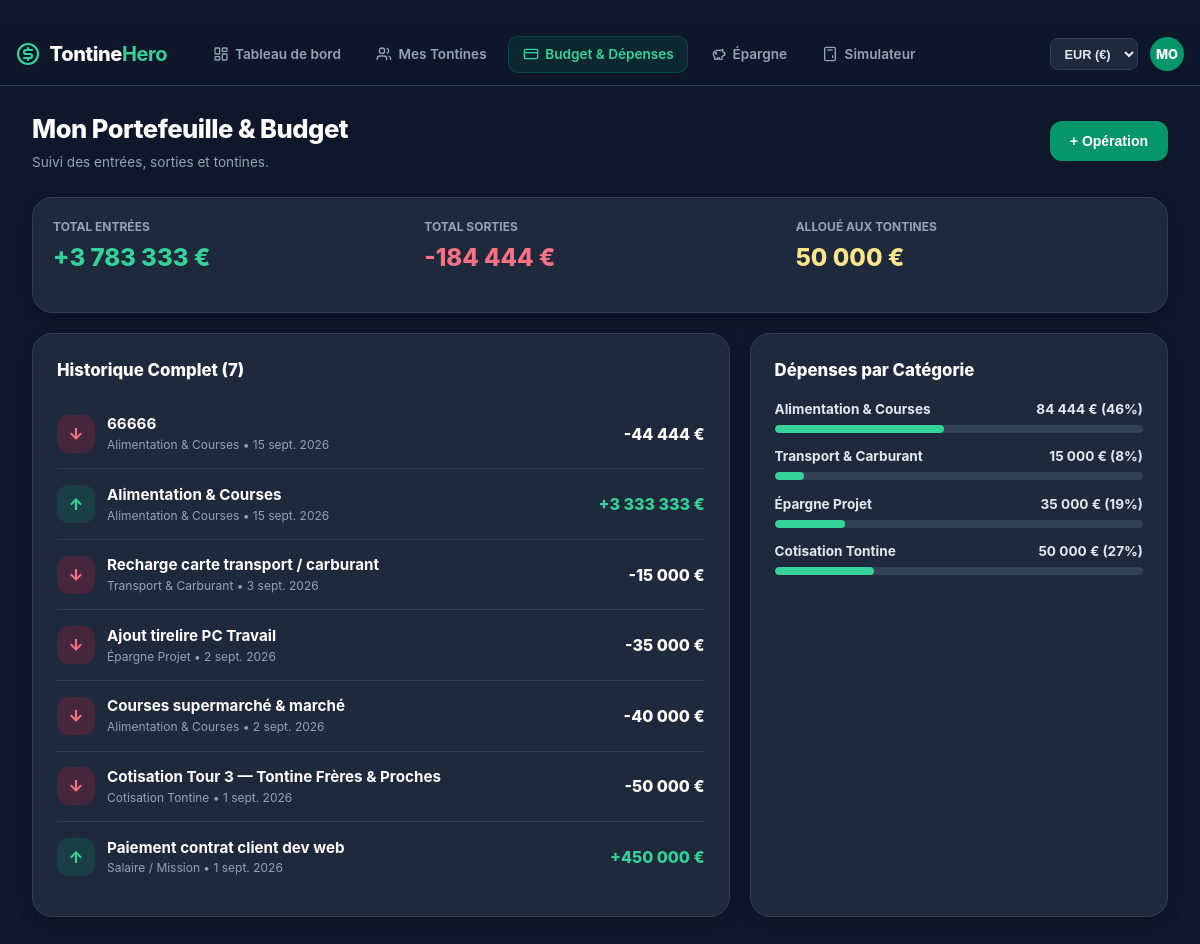
Page /budget on the committed database.
### tables this page shows
CREATE TABLE profile (
        id INTEGER PRIMARY KEY,
        name TEXT NOT NULL,
        avatar TEXT NOT NULL,
        currency TEXT NOT NULL DEFAULT 'XOF',
        balance REAL NOT NULL,
        monthly_income REAL NOT NULL,
        streak_days INTEGER NOT NULL,
        last_active_date TEXT NOT NULL
    );

CREATE TABLE transactions (
        id TEXT PRIMARY KEY,
        type TEXT NOT NULL,
        category TEXT NOT NULL,
        amount REAL NOT NULL,
        date TEXT NOT NULL,
        description TEXT NOT NULL,
        related_tontine_id TEXT,
        related_goal_id TEXT
    );

### app/main.py (the view)
@app.get("/budget", response_class=HTMLResponse)
async def budget_view(request: Request):
    profile = get_profile()
    tontines = get_all_tontines()
    transactions = get_all_transactions()
    goals = get_all_goals()
    health_score = calculate_health_score(profile, tontines, goals)
    total_income = sum(t["amount"] for t in transactions if t["type"] in ["income", "tontine_payout"])
    total_expense = sum(t["amount"] for t in transactions if t["type"] in ["expense", "tontine_payment", "savings_deposit"])
    tontine_contributions = sum(t["amount"] for t in transactions if t["type"] == "tontine_payment")
    categories = {}
    for t in transactions:
        if t["type"] in ["expense", "tontine_payment", "savings_deposit"]:
            cat = t["category"]
            categories[cat] = categories.get(cat, 0) + t["amount"]
    context = {
        "request": request,
        "active_tab": "budget",
        "profile": profile,
        "transactions": transactions,
        "total_income": total_income,
        "total_expense": total_expense,
        "tontine_contributions": tontine_contributions,
        "categories": categories,
        "health_score": health_score,
        "today_str": datetime.now().strftime("%Y-%m-%d"),
    }
    return templates.TemplateResponse(request=request, name="budget.html", context=context)

### templates/budget.html
﻿{% extends "base.html" %}
{% block content %}
<div style="display:flex; justify-content:space-between; align-items:center; margin-bottom:1.5rem;">
  <div>
    <h1 style="font-size:1.6rem; font-weight:800; letter-spacing:-0.02em; color:#ffffff;">Mon Portefeuille & Budget</h1>
    <p style="font-size:0.85rem; color:#94a3b8; margin-top:0.25rem;">Suivi des entrées, sorties et tontines.</p>
  </div>
  <button onclick="openModal('addTransactionModal')" class="btn btn-primary">
    + Opération
  </button>
</div>
<div class="card" style="padding:1.25rem;">
  <div style="display:grid; grid-template-columns:repeat(auto-fit, minmax(200px, 1fr)); gap:1.25rem; margin-bottom:1rem;">
    <div>
      <div style="font-size:0.75rem; font-weight:700; color:#94a3b8; text-transform:uppercase;">Total Entrées</div>
      <div style="font-size:1.5rem; font-weight:800; color:#34d399; margin-top:0.25rem;">
        +{{ total_income|currency(profile.currency) }}
      </div>
    </div>
    <div>
      <div style="font-size:0.75rem; font-weight:700; color:#94a3b8; text-transform:uppercase;">Total Sorties</div>
      <div style="font-size:1.5rem; font-weight:800; color:#fb7185; margin-top:0.25rem;">
        -{{ total_expense|currency(profile.currency) }}
      </div>
    </div>
    <div>
      <div style="font-size:0.75rem; font-weight:700; color:#94a3b8; text-transform:uppercase;">Alloué aux tontines</div>
      <div style="font-size:1.5rem; font-weight:800; color:#fde68a; margin-top:0.25rem;">
        {{ tontine_contributions|currency(profile.currency) }}
      </div>
    </div>
  </div>
</div>
<div class="desktop-grid-2">
  <div class="card">
    <h3 style="font-size:1.05rem; font-weight:800; color:#ffffff; margin-bottom:1rem;">Historique Complet ({{ transactions|length }})</h3>
    {% for tx in transactions %}
      {% set is_income = (tx.type in ['income', 'tontine_payout']) %}
      <div class="tx-item">
        <div style="display:flex; align-items:center; gap:0.75rem;">
          <div class="tx-icon-box {% if is_income %}tx-income{% else %}tx-expense{% endif %}">
            {% if is_income %}↑{% else %}↓{% endif %}
          </div>
          <div>
            <div style="font-size:0.95rem; font-weight:700; color:#ffffff;">{{ tx.description }}</div>
            <div style="font-size:0.75rem; color:#94a3b8;">{{ tx.category }} • {{ tx.date|date_fr }}</div>
          </div>
        </div>
        <div style="font-size:1rem; font-weight:800; color:{% if is_income %}#34d399{% else %}#ffffff{% endif %};">
          {% if is_income %}+{% else %}-{% endif %}{{ tx.amount|currency(profile.currency) }}
        </div>
      </div>
    {% endfor %}
  </div>
  <div class="card">
    <h3 style="font-size:1.05rem; font-weight:800; color:#ffffff; margin-bottom:1rem;">Dépenses par Catégorie</h3>
    <div style="display:flex; flex-direction:column; gap:0.85rem;">
      {% for cat, amt in categories.items() %}
        {% set pct = (amt / total_expense * 100)|round|int if total_expense > 0 else 0 %}
        <div>
          <div style="display:flex; justify-content:space-between; font-size:0.85rem; font-weight:700; color:#e2e8f0;">
            <span>{{ cat }}</span>
            <span>{{ amt|currency(profile.currency) }} ({{ pct }}%)</span>
          </div>
          <div class="progress-bar-bg" style="height:8px; margin-top:0.35rem;">
            <div class="progress-bar-fill" style="width: {{ pct }}%; background:#34d399;"></div>
          </div>
        </div>
      {% endfor %}
    </div>
  </div>
</div>
{% endblock %}

### templates/base.html (shortened to what this page needs)
﻿<!DOCTYPE html>
<html lang="fr">
<head>
  <link rel="stylesheet" href="/static/styles.css" />
</head>
<body>
  <header class="app-header">
    <div class="header-inner">
      <div style="display:flex; align-items:center; gap:2rem;">
        <a href="/" class="brand-title">
          <svg width="24" height="24" viewBox="0 0 24 24" fill="none" stroke="#34d399" stroke-width="2.2" stroke-linecap="round" stroke-linejoin="round">
            <circle cx="12" cy="12" r="10"></circle>
            <path d="M16 8h-6a2 2 0 1 0 0 4h4a2 2 0 1 1 0 4H8"></path>
            <path d="M12 6v2"></path>
            <path d="M12 16v2"></path>
          </svg>
          <span>Tontine<strong style="color:#34d399;">Hero</strong></span>
        </a>
        <nav class="desktop-nav">
          <a href="/" class="nav-link {% if active_tab == 'dashboard' %}active{% endif %}">
            <span>Tableau de bord</span>
          </a>
          <a href="/tontines" class="nav-link {% if active_tab == 'tontines' %}active{% endif %}">
            <svg width="16" height="16" viewBox="0 0 24 24" fill="none" stroke="currentColor" stroke-width="2"><path d="M16 21v-2a4 4 0 0 0-4-4H6a4 4 0 0 0-4 4v2"></path><circle cx="9" cy="7" r="4"></circle><path d="M22 21v-2a4 4 0 0 0-3-3.87"></path><path d="M16 3.13a4 4 0 0 1 0 7.75"></path></svg>
            <span>Mes Tontines</span>
          </a>
          <a href="/budget" class="nav-link {% if active_tab == 'budget' %}active{% endif %}">
            <svg width="16" height="16" viewBox="0 0 24 24" fill="none" stroke="currentColor" stroke-width="2"><rect width="20" height="14" x="2" y="5" rx="2"></rect><line x1="2" x2="22" y1="10" y2="10"></line></svg>
            <span>Budget & Dépenses</span>
          </a>
          <a href="/savings" class="nav-link {% if active_tab == 'savings' %}active{% endif %}">
            <svg width="16" height="16" viewBox="0 0 24 24" fill="none" stroke="currentColor" stroke-width="2"><path d="M19 5c-1.5 0-2.8 1.4-3 2-3.5-1.5-11-.3-11 5 0 1.8 0 3 2 4.5V20h4v-2h3v2h4v-4c1-.5 1.7-1 2-2h2v-4h-2c0-1-.5-1.5-1-2h0V5z"></path><circle cx="9" cy="11" r="1"></circle></svg>
            <span>Épargne</span>
          </a>
          <a href="/simulator" class="nav-link {% if active_tab == 'simulator' %}active{% endif %}">
            <svg width="16" height="16" viewBox="0 0 24 24" fill="none" stroke="currentColor" stroke-width="2"><rect width="16" height="20" x="4" y="2" rx="2"></rect><line x1="8" x2="16" y1="6" y2="6"></line><line x1="16" x2="16" y1="14" y2="18"></line></svg>
            <span>Simulateur</span>
          </a>
        </nav>
      </div>
      <div class="header-actions">
        <form action="/api/profile/currency" method="POST" style="margin:0;">
          <select name="currency" onchange="this.form.submit()" class="currency-select">
            <option value="EUR" {% if profile.currency == 'EUR' %}selected{% endif %}>EUR (€)</option>
          </select>
        </form>
        <div class="user-avatar-initials" title="{{ profile.name }}">
          {{ profile.name[:2]|upper }}
        </div>
      </div>
    </div>
  </header>
  <main class="app-container">
    {% block content %}{% endblock %}
  </main>
</body>
</html>

### static/styles.css (style rules this page uses)
*, *::before, *::after { box-sizing: border-box; margin: 0; padding: 0; }
html, body { width: 100%; max-width: 100%; overflow-x: hidden; background-color: var(--bg); color: var(--text-main); font-family: -apple-system, BlinkMacSystemFont, "SF Pro Text", "Segoe UI", Roboto, Helvetica, Arial, sans-serif; -webkit-tap-highlight-color: transparent; line-height: 1.5; }
.app-container { width: 100%; max-width: 1200px; margin: 0 auto; padding: 1.25rem 1rem 6rem 1rem; }
@media (min-width: 768px) { .app-container { padding: 1.5rem 2rem 3rem 2rem; } }
.app-header { position: sticky; top: 0; z-index: 40; background: rgba(15, 23, 42, 0.95); backdrop-filter: blur(12px); border-bottom: 1px solid var(--border); padding: 0.75rem 1rem; width: 100%; }
.header-inner { max-width: 1200px; margin: 0 auto; display: flex; align-items: center; justify-content: space-between; }
.brand-title { font-size: 1.25rem; font-weight: 800; letter-spacing: -0.02em; color: #ffffff; display: flex; align-items: center; gap: 0.6rem; text-decoration: none; }
.header-actions { display: flex; align-items: center; gap: 0.75rem; }
.desktop-nav { display: none; align-items: center; gap: 0.5rem; }
@media (min-width: 768px) { .desktop-nav { display: flex; } }
.nav-link { color: #94a3b8; font-size: 0.85rem; font-weight: 600; padding: 0.45rem 0.85rem; border-radius: 10px; text-decoration: none; transition: all 0.15s ease; display: flex; align-items: center; gap: 0.4rem; }
.nav-link.active { color: #34d399; background: rgba(5, 150, 105, 0.15); border: 1px solid rgba(5, 150, 105, 0.3); }
.currency-select { font-size: 0.8rem; font-weight: 700; background: #1e293b; border: 1px solid #334155; border-radius: 8px; padding: 0.4rem 0.6rem; color: #e2e8f0; outline: none; cursor: pointer; }
.user-avatar-initials { width: 34px; height: 34px; border-radius: 50%; background: #059669; color: #ffffff; font-size: 0.8rem; font-weight: 800; display: flex; align-items: center; justify-content: center; }
.card { background: var(--card); border: 1px solid var(--border); border-radius: 20px; padding: 1.5rem; margin-bottom: 1.25rem; box-shadow: 0 4px 15px rgba(0, 0, 0, 0.2); }
.btn { display: inline-flex; align-items: center; justify-content: center; gap: 0.5rem; padding: 0.75rem 1.25rem; font-size: 0.875rem; font-weight: 700; border-radius: 12px; border: none; cursor: pointer; text-decoration: none; transition: all 0.15s ease; }
.btn-primary { background: #059669; color: #ffffff; }
.desktop-grid-2 { display: grid; grid-template-columns: 1fr; gap: 1.25rem; }
@media (min-width: 1024px) { .desktop-grid-2 { grid-template-columns: 2fr 1.2fr; } }
.progress-bar-bg { width: 100%; height: 8px; background: #334155; border-radius: 999px; overflow: hidden; margin-top: 0.5rem; }
.progress-bar-fill { height: 100%; background: #059669; border-radius: 999px; transition: width 0.3s ease; }
.tx-item { display: flex; align-items: center; justify-content: space-between; padding: 0.9rem 0; border-bottom: 1px solid #334155; }
.tx-item:last-child { border-bottom: none; }
.tx-icon-box { width: 38px; height: 38px; border-radius: 12px; display: flex; align-items: center; justify-content: center; font-size: 1rem; font-weight: 800; }
.tx-income { background: rgba(5, 150, 105, 0.2); color: #34d399; }
.tx-expense { background: rgba(225, 29, 72, 0.2); color: #fb7185; }

### rows in the picture
profile: currency "EUR (€)", name "MO", currency "3 783 333 €", currency "184 444 €", currency "50 000 €"
transactions: description "66666", category "Alimentation & Courses", date "15 sept. 2026", amount "44 444 €", currency "84 444 €", pct "46"
transactions: description "Alimentation & Courses", category "Alimentation & Courses", date "15 sept. 2026", amount "3 333 333 €"
transactions: description "Recharge carte transport / carburant", category "Transport & Carburant", date "3 sept. 2026", amount "15 000 €", currency "15 000 €", pct "8"
transactions: description "Ajout tirelire PC Travail", category "Épargne Projet", date "2 sept. 2026", amount "35 000 €", currency "35 000 €", pct "19"
transactions: description "Courses supermarché & marché", category "Alimentation & Courses", date "2 sept. 2026", amount "40 000 €"
transactions: description "Cotisation Tour 3 — Tontine Frères & Proches", category "Cotisation Tontine", date "1 sept. 2026", amount "50 000 €", currency "50 000 €", pct "27"
transactions: description "Paiement contrat client dev web", category "Salaire / Mission", date "1 sept. 2026", amount "450 000 €"

### other values in the picture
{{ transactions|length }} "7"
